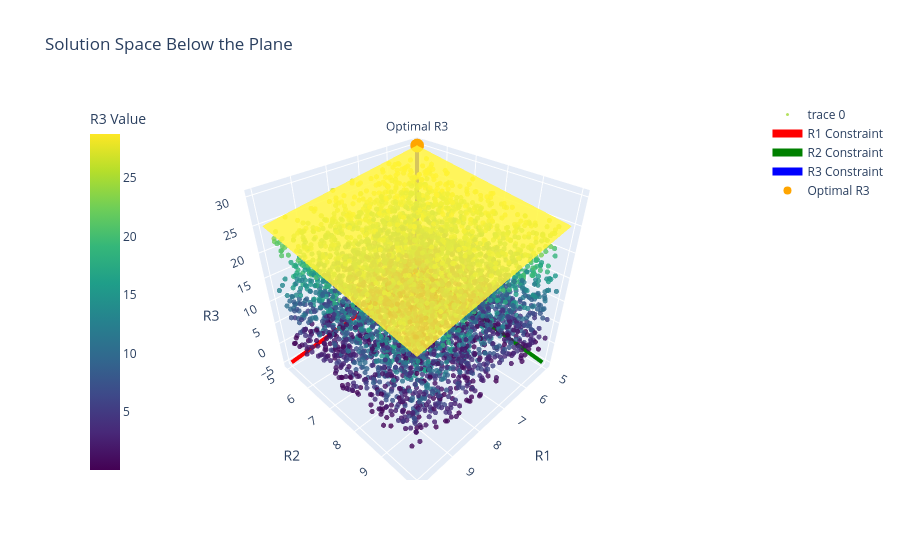

The code cell stored with this chart in its notebook:
### Markdown cell above
Let's have a look on what a constraint looks like! 

Let's think of a case where we have a case like the one in the figure above, 
where 

$$ A + B \rightarrow C $$

It's easy for one to guess that the production of $C$ is **constrained** by the reactions providing $A$ and those providing $B$. 
Thus, by the **bounds** of their production. 

Usign the `samples_in_constrain_3D` function, we can visualize this to better understand it.
We need to set the **bounds** of each of the reactions included and a relationship of 

> **Attention!**
> 
> In our implementation you need to give positive boundaries for all three reactions. 
> In an actual model, uptakes are usually handled with negative flux values.

### Code cell
import plotly.graph_objects as go
import plotly.io as pio

# This should pop up on a new tab on your browser
samples_in_constraint_3D(
    r1_bounds = [5, 10],
    r2_bounds = [5, 10],
    r3_bounds = [0,  40],
    r3_relationship = [-1, -1]
)

### Figure 1 — Plotly figure (JSON) as saved in the notebook; plotly's stock layout.template omitted (floating-point values rounded to 4 significant figures; data arrays with more than 128 entries replaced by an {"elided": "..."} marker saying what was removed)
{"data": [{"marker": {"color": {"elided": "5000 float values"}, "colorbar": {"title": {"text": "R3 Value"}, "x": 0}, "colorscale": [[0, "#440154"], [0.1111, "#482878"], [0.2222, "#3e4989"], [0.3333, "#31688e"], [0.4444, "#26828e"], [0.5556, "#1f9e89"], [0.6667, "#35b779"], [0.7778, "#6ece58"], [0.8889, "#b5de2b"], [1, "#fde725"]], "opacity": 0.8, "size": 3}, "mode": "markers", "type": "scatter3d", "x": {"elided": "5000 float values"}, "y": {"elided": "5000 float values"}, "z": {"elided": "5000 float values"}}, {"cmax": 20, "cmin": 0, "colorscale": [[0, "#440154"], [0.1111, "#482878"], [0.2222, "#3e4989"], [0.3333, "#31688e"], [0.4444, "#26828e"], [0.5556, "#1f9e89"], [0.6667, "#35b779"], [0.7778, "#6ece58"], [0.8889, "#b5de2b"], [1, "#fde725"]], "opacity": 0.8, "showscale": false, "type": "surface", "x": {"elided": "100x100 float values"}, "y": {"elided": "100x100 float values"}, "z": {"elided": "100x100 float values"}}, {"line": {"color": "red", "width": 8}, "mode": "lines", "name": "R1 Constraint", "type": "scatter3d", "x": [5, 10], "y": [5, 5], "z": [0, -5]}, {"line": {"color": "green", "width": 8}, "mode": "lines", "name": "R2 Constraint", "type": "scatter3d", "x": [5, 5], "y": [5, 10], "z": [0, -5]}, {"line": {"color": "blue", "width": 8}, "mode": "lines", "name": "R3 Constraint", "type": "scatter3d", "x": [5, 5], "y": [5, 5], "z": [0, 30]}, {"marker": {"color": "orange", "size": 8}, "mode": "markers+text", "name": "Optimal R3", "text": ["Optimal R3"], "textposition": "top center", "type": "scatter3d", "x": [5], "y": [5], "z": [30]}], "layout": {"scene": {"xaxis": {"title": {"text": "R1"}}, "yaxis": {"title": {"text": "R2"}}, "zaxis": {"title": {"text": "R3"}}}, "title": {"text": "Solution Space Below the Plane"}}}
